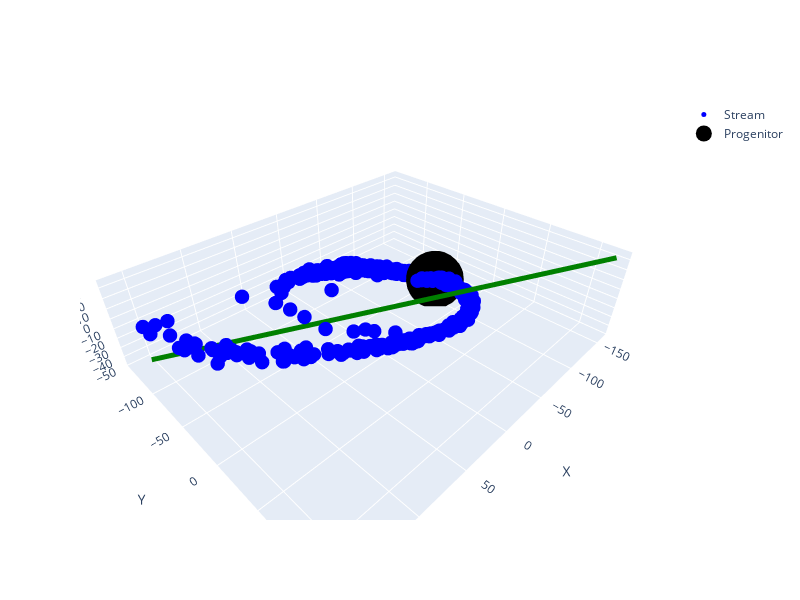

The notebook cell saved with this chart:
### Code cell
import plotly.graph_objects as go

fig = go.Figure()

# Plot the stream
fig.add_trace(go.Scatter3d(
    x=xyz_stream[:, 0], 
    y=xyz_stream[:, 1], 
    z=xyz_stream[:, 2], 
    mode='markers', 
    marker=dict(size=5, color='blue'),
    name='Stream'
))

# Plot the final position of the progenitor on top
fig.add_trace(go.Scatter3d(
    x=[xyz_prog[0]], 
    y=[xyz_prog[1]], 
    z=[xyz_prog[2]], 
    mode='markers', 
    marker=dict(size=20, color='black'),
    name='Progenitor'
))

# Normalize the direction vector
d = params_data[3:6]
d_norm = np.linalg.norm(d)
if d_norm == 0:
    raise ValueError("Direction vector must be nonzero.")
d = d / d_norm

# Add a thick green line with orientation (dirx, diry, dirz)
fig.add_trace(go.Scatter3d(
    x=[-d[0] * 200, d[0] * 200], 
    y=[-d[1] * 200, d[1] * 200], 
    z=[-d[2] * 200, d[2] * 200], 
    mode='lines', 
    line=dict(color='green', width=10),
    showlegend=False
))

fig.update_layout(
    scene=dict(
        xaxis_title='X',
        yaxis_title='Y',
        zaxis_title='Z'
    ),
    width=800,
    height=600
)

fig.show()

### Figure 1 — Plotly figure (JSON) as saved in the notebook; plotly's stock layout.template omitted (floating-point values rounded to 4 significant figures; data arrays with more than 128 entries replaced by an {"elided": "..."} marker saying what was removed)
{"data": [{"marker": {"color": "blue", "size": 5}, "mode": "markers", "name": "Stream", "type": "scatter3d", "x": {"elided": "928 float values"}, "y": {"elided": "928 float values"}, "z": {"elided": "928 float values"}}, {"marker": {"color": "black", "size": 20}, "mode": "markers", "name": "Progenitor", "type": "scatter3d", "x": [-101.0], "y": [-29.66], "z": [-28.25]}, {"line": {"color": "green", "width": 10}, "mode": "lines", "showlegend": false, "type": "scatter3d", "x": [158.0, -158.0], "y": [-118.2, 118.2], "z": [-32.58, 32.58]}], "layout": {"height": 600, "scene": {"xaxis": {"title": {"text": "X"}}, "yaxis": {"title": {"text": "Y"}}, "zaxis": {"title": {"text": "Z"}}}, "width": 800}}
